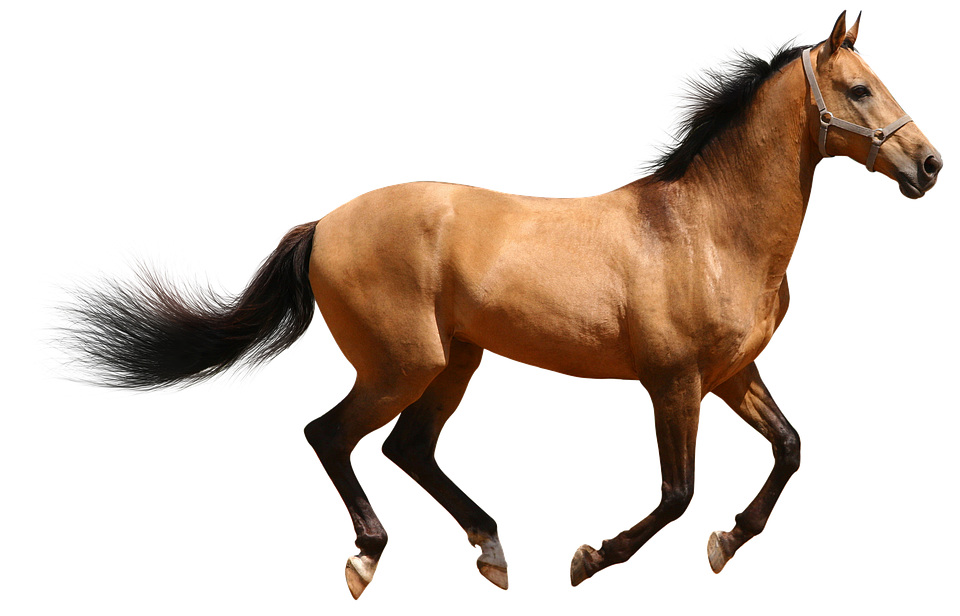
#> input picture horse.png, 960 x 616 px
$ python moire_printout.py
#> lines starting #> are read from the running program, lines starting #| are printed output that depends on the picture
"""code for moire "SIM" demo

This will generate PNGs suitable for printout for the moire SIM
demo. It's important to make sure that however you choose to print the
image you maintain the intended DPI. I did this using GIMP and
explicitly setting the image dpi back to 600 before printing (by
default it tries to scale the image to fill the full page, resulting
in somewhat lower DPI)

BKC, 7/12/19
"""

import numpy as np
import matplotlib.pyplot as plt
import os
from skimage.io import imread
from skimage.color import rgb2gray
from skimage.transform import resize
from scipy.ndimage import gaussian_filter

# dots per inch of your figure; I choose 600 to match the printer
DPI = 600
# paper dimensions chosen to give .5 margins on letter in landscape orientation
X_INCHES = 10
Y_INCHES = 7.5  # these numbers chosen to give uniform .5 margins on letter
X_PIXELS = int(X_INCHES*DPI)
Y_PIXELS = int(Y_INCHES*DPI)
STRIPES_PER_INCH = 40
DOTS_PER_CYCLE = DPI / STRIPES_PER_INCH
# reduce visibility of stripe distortions in the encoded image using
# smaller modulations and blurring sharp features
MODULATION_AMPLITUDE = .5
GAUSSIAN_SIGMA = 15
OUTPUT_FOLDER = '.'


def prepare_image_for_encoding(raw_image):
    gray_image = rgb2gray(raw_image)
    return resize(gray_image, (Y_PIXELS, X_PIXELS))


def generate_encoded_image(raw_image, output_dir, preprocess_image=True,
                           output_name='encoded_image.png'):
    if preprocess_image:
        raw_image = prepare_image_for_encoding(raw_image)
    base_phase = ((np.pi / DOTS_PER_CYCLE) *
                  np.arange(DPI*X_INCHES).reshape(1, -1))
    modulation_phase = (MODULATION_AMPLITUDE *
                        gaussian_filter(raw_image, GAUSSIAN_SIGMA))
    pattern = np.sin(base_phase + modulation_phase)**2
    plt.imsave(os.path.join(output_dir, output_name),
               pattern, format='png', dpi=DPI, cmap='gray')


def generate_stripe_mask(output_dir, stripe_angle=0):
#> called with output_dir = '.', stripe_angle = 0
    k_x, k_y = np.cos(stripe_angle), np.sin(stripe_angle)
    y_ind, x_ind = np.ogrid[0:Y_PIXELS,
                            0:X_PIXELS]
    raw_phase = (np.pi / DOTS_PER_CYCLE)*(k_x*x_ind + k_y*y_ind)
    stripe_mask = np.sin(raw_phase)**2
    plt.imsave(os.path.join(output_dir, 'stripe_mask.png'),
               stripe_mask, format='png', dpi=DPI, cmap='gray')
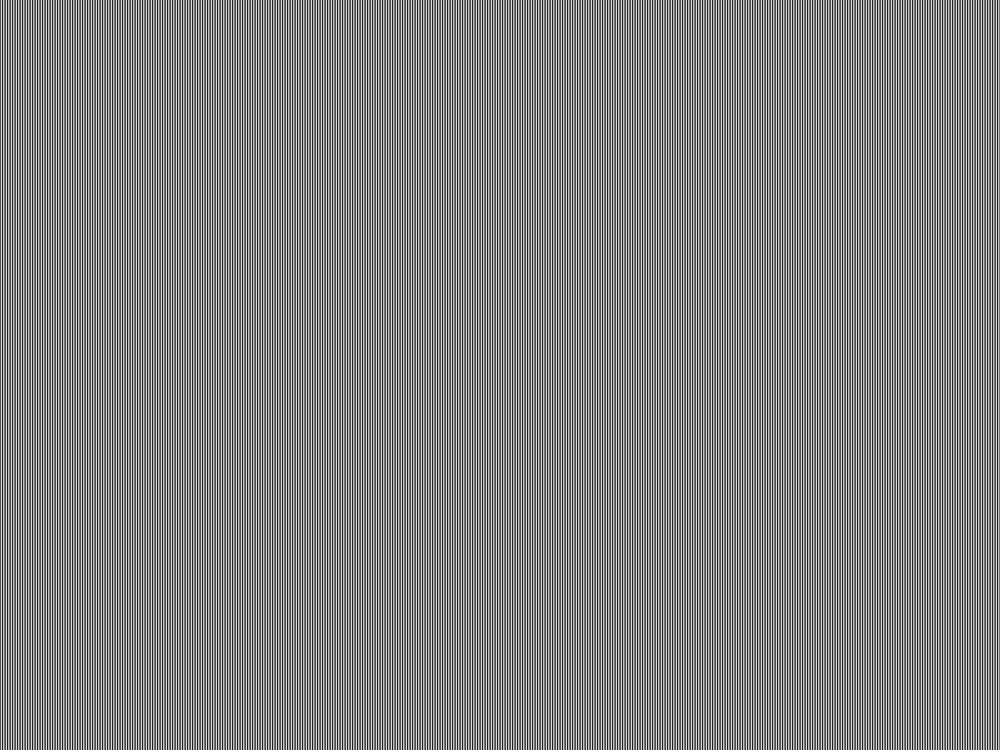
#> saved as stripe_mask.png: shape (4500, 6000, 3) (shown at 1/6 size); min 0, max 255, mean 128.9


if __name__ == '__main__':
    generate_stripe_mask(OUTPUT_FOLDER)
    horse = imread(os.path.join(OUTPUT_FOLDER, 'horse.png'))
#> horse is the input picture: shape (616, 960, 4); mean R, G, B, A 44.2, 32.5, 24, 72.8
    generate_encoded_image(horse, OUTPUT_FOLDER, preprocess_image=True,
                           output_name='encoded_horse.png')
#> in prepare_image_for_encoding, `gray_image = rgb2gray(raw_image)`:
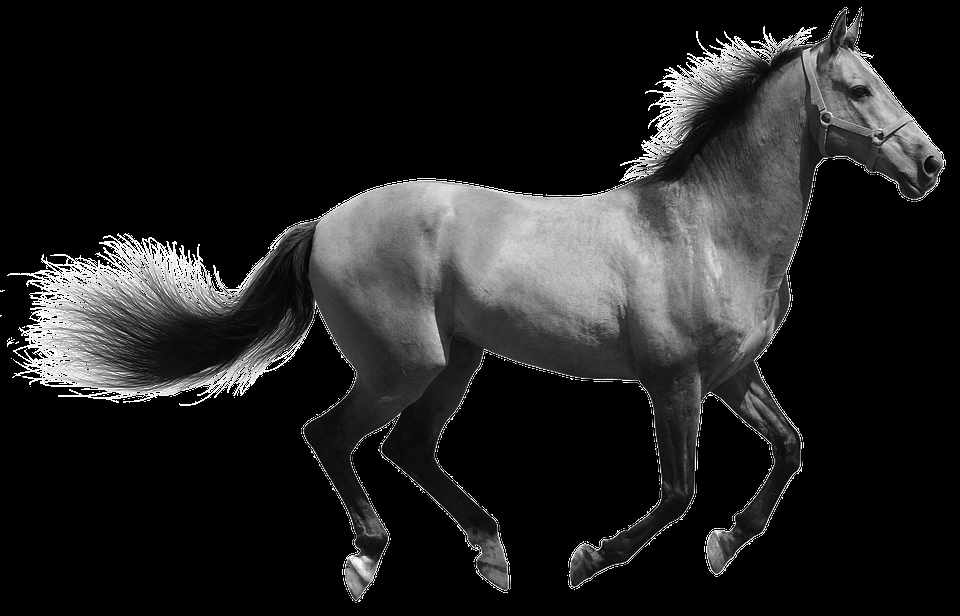
#> gray_image: shape (616, 960) float64; min 0, max 1, mean 0.135
#> in prepare_image_for_encoding, `return resize(gray_image, (Y_PIXELS, X_PIXELS))`:
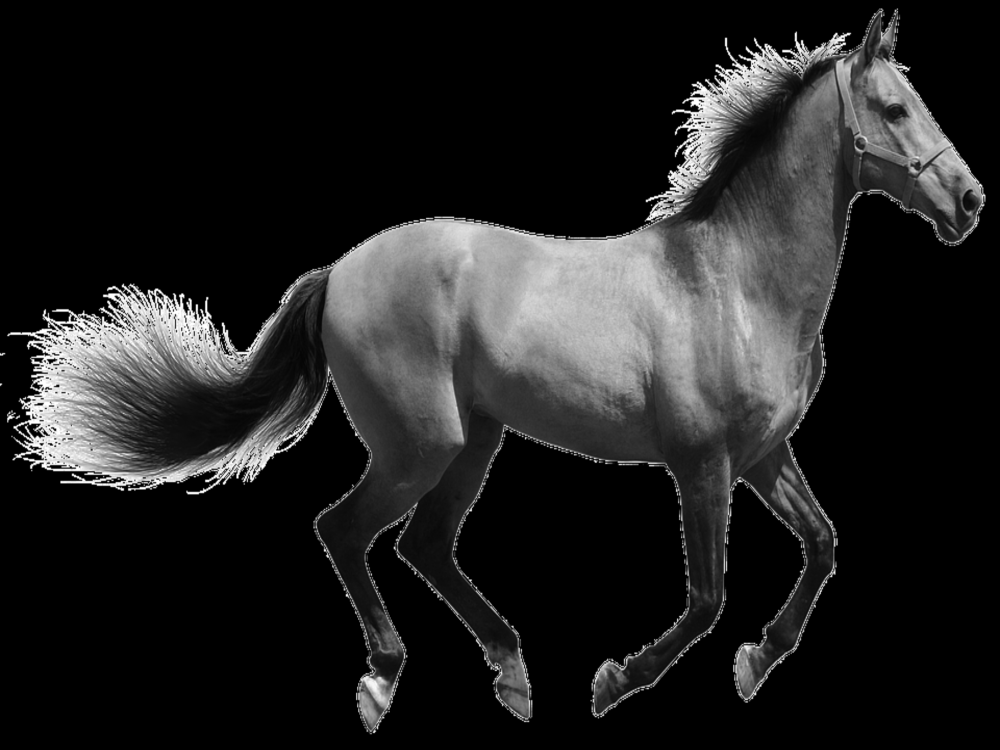
#> returned value: shape (4500, 6000) float64 (shown at 1/6 size); min 0, max 1, mean 0.135
#> in generate_encoded_image, `modulation_phase = (MODULATION_AMPLITUDE * gaussian_filter(raw_image, ..`:
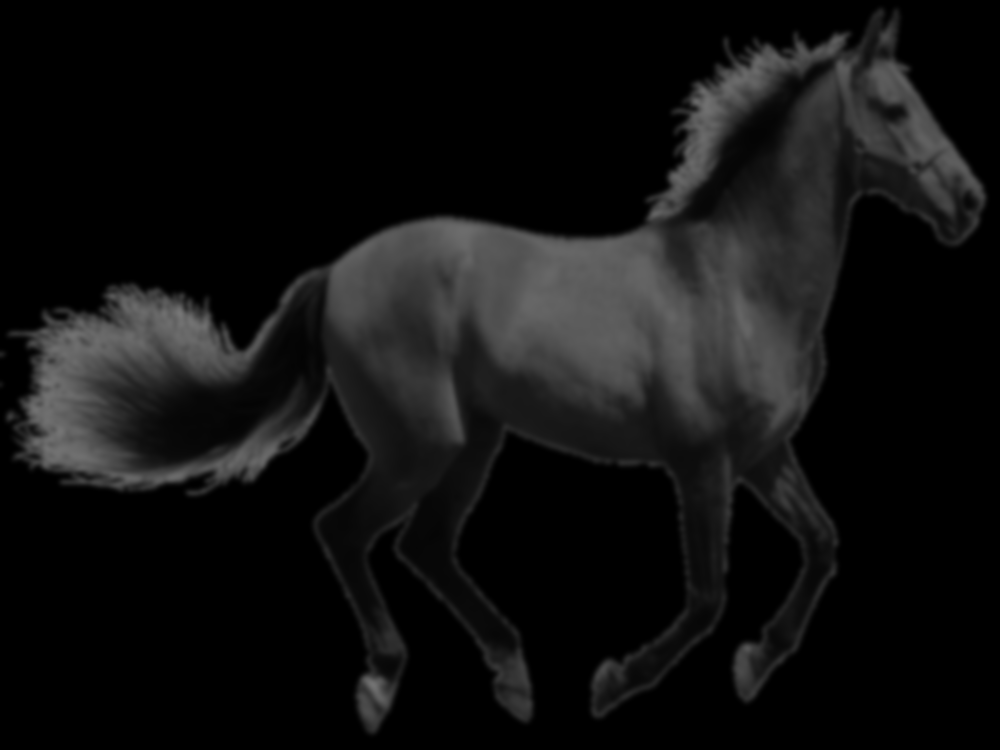
#> modulation_phase: shape (4500, 6000) float64 (shown at 1/6 size); min 0, max 0.466, mean 0.0675
